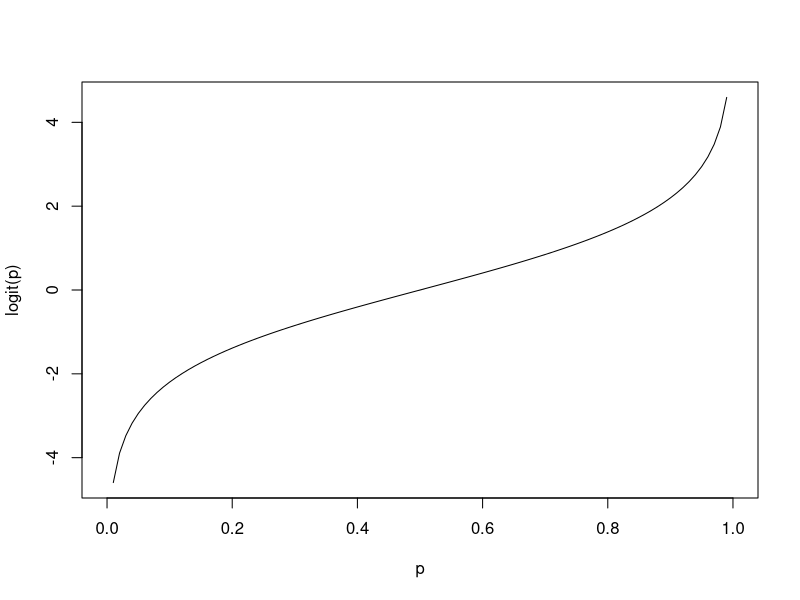
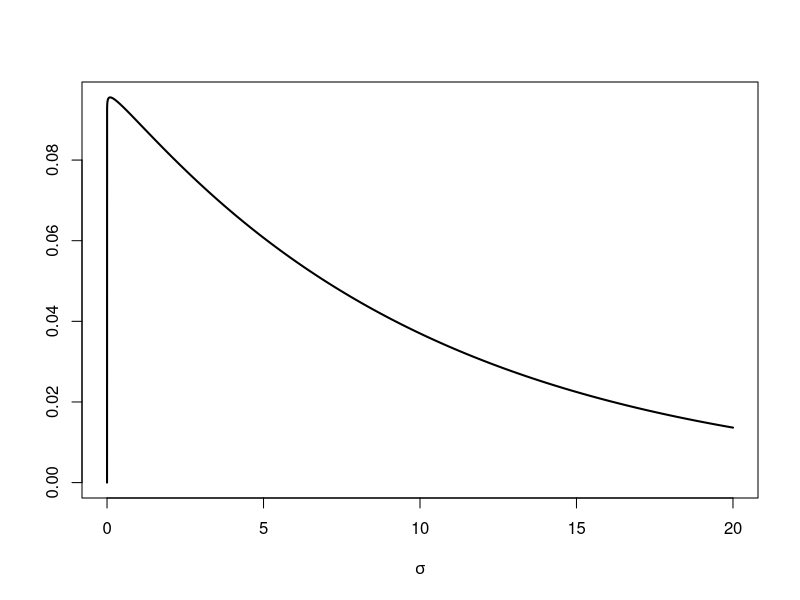

Write R code to recreate these figures, in order. (Note: this script raises an error after producing the figures.)
## ---- chunk 1
knitr::opts_chunk$set(echo = FALSE)
## ---- chunk 2
cd = read.table(file = "jags-change-det/rouder08-longdata-0.5.dat")
head(cd)
# ischange = was the trial a change trial? 1 = yes, 0 = no
# respchange = the number of trials that the participant said 'change' to
# ntrials = number of trials of that type for that participant in that condition
## ---- chunk 3
curve(qlogis(x), from=0, to=1, main="", xlab="p", ylab="logit(p)")
## ---- chunk 4
curve(dgamma(x, shape = 1.01005, rate = 0.1005012), from=0, to=20, n = 10000, ylab="", xlab=bquote(sigma), lwd=2)
## ---- chunk 5
knitr::include_graphics("pictures/zhang-luck.png")
## ---- chunk 6
de = read.table("delayed-estimation/zhang-luck08.dat")

head(de)
## ---- chunk 7
colors = rainbow(4, alpha = .5)
par(mfrow = c(2,2), mar=c(3,3,2,2))
Ns = unique(de$setsize)
Ns = Ns[order(Ns)]

for (i in 1:4){
  N = Ns[i]
  with(subset(de, setsize==N), hist(error, main=paste0("N = ", N), xlab="error (rad)", ylab="", col=colors[i], breaks=30))
}

## ---- chunk 8
library(circular, quietly = T, warn.conflicts = F)
de_mixture <- function(y, sd, pmem, mu=0, log=T){
  # delayed estimation mixture
  dvon = suppressWarnings(dvonmises(circular(y), mu = mu, kappa = 1/sd^2)) # suppresses messages about converting data to the circular class 
  p <- pmem*dvon + (1-pmem)*(1/(2*pi))
  if (log){
    return(log(p))
  }else{
    return(p)
  }
}

curve(de_mixture(x, sd = .5, pmem = .8, log=F), from=-pi, to=pi, ylim=c(0,.8), ylab='', xlab="Error (radians)", lwd=2)

curve(de_mixture(x, sd = .5, pmem = .5, log=F), from=-pi, to=pi, ylim=c(0,.8), lwd=2, add = T, col="dodgerblue")

legend('topleft', legend = c(.8, .5), lwd=2, col=c("black", 'dodgerblue'), bty='n', title="Pm")

## ---- chunk 9

curve(de_mixture(x, sd = .5, pmem = 1, log=F), from=-pi, to=pi, ylim=c(0,.8), ylab='', xlab="Error (radians)", lwd=2)

curve(de_mixture(x, sd = 1, pmem = 1, log=F), from=-pi, to=pi, ylim=c(0,.8), lwd=2, add = T, col="dodgerblue")

legend('topleft', legend = c(.5, 1), lwd=2, col=c("black", 'dodgerblue'), bty='n', title="SD")

## ---- chunk 10
ratingModel <- function(d, s, a, b, C, lastPoint = T){
  # the parsimonius model from Selker et al
  # https://osf.io/v3b76/
  unb = -log((1 - 1:C/C)/(1:C/C))
  
  thresh = 1/2 + a*unb + b
  
  f = cumsum(rev(diff(pnorm(c(-Inf, thresh),0,1))))
  h = cumsum(rev(diff(pnorm(c(-Inf, thresh),d,s))))
  
  if(!lastPoint){
    f = f[1:(C-1)]
    h = h[1:(C-1)]
  }
  return(cbind(f, h))
}

plotSDT <- function(d = 2, s = 1, a = 1, b = 0, C = 6, title = F){
  par(pty='m', mar=c(4,2,3,2))
  
  xrange <- c(-3, d+3*s)
  newcol = col2rgb("dodgerblue4")[,1]
  newcol = rgb(red = newcol[1], green = newcol[2], blue = newcol[3], alpha = 50, maxColorValue = 255)
  oldcol=rgb(1,1,1,.5)
  xseq = seq(from=xrange[1], to=xrange[2], length.out = 1000)

  unb = -log((1 - 1:C/C)/(1:C/C))
  thresh = 1/2 + a*unb + b
  thresh = thresh[1:(C-1)]
  
  yrange = c(0, max(dnorm(0), dnorm(d, d, s)))
  plot(NA, ylim = yrange*c(0,1.5), xlim = xrange, ylab="", xlab="", axes=F)
  
  polygon(c(xrange[1], xseq, xrange[2]), c(0, dnorm(xseq), 0), col = newcol , border = NA)
  curve(expr = dnorm(x, 0, 1), from=xrange[1], to=xrange[2], n = 10000, add = T)
  polygon(c(xrange[1], xseq, xrange[2]), c(0, dnorm(xseq, d, s), 0), col = oldcol , border = NA)
  curve(expr = dnorm(x, d, s), from=xrange[1], to=xrange[2], n = 10000, add = T)
  
  for (k in 1:(C-1)){
    lines(x = c(thresh[k], thresh[k]), y = yrange*c(0, 1.35), lty=2, col='darkgrey')
    text(x = thresh[k], y = yrange[2]*1.4, labels = bquote(lambda[.(k)]))
  }
  
  label_x = c(xrange[1], thresh, xrange[2])[1:C] + diff(c(xrange[1], thresh, xrange[2]))/2
  
  text(x = label_x, y = yrange[2]*1.2, labels = 1:C, col='red')
  
  axis(1); box()
  
  if (title){
    mtext(text = paste0("d = ", d, ", s = ", s, ", a = ", a, ", b = ", b))
  }
  mtext(text = "Strength of Evidence for 'old'", 1, line = 2.5)
}

# par(pty='s')
# plot(ratingModel(d = 2, s = 1.2, a = 1, b = 0, C = 1000), ylim=c(0,1), xlim=c(0,1), type='l', xlab='false-alarm rate', ylab='hit rate')
# a = ratingModel(d = 2, s = 1.2, a = 1, b = 0, C = 6, lastPoint=F)
# points(a, ylim=c(0,1), xlim=c(0,1), pch=21, bg='grey')
# 
# text(t(t(a)+c(.05,-.05)), labels = 5:1)
#
# par(mfrow=c(1,2))
# 
# plotSDT(d = 2, s = 1.2, a = 1, b = -2/3, C = 6)
# mtext("Shift to the left (more liberal)")
# 
# plotSDT(d = 2, s = 1.2, a = 1, b = 1, C = 6)
# mtext("Shift to the right (more conservative)")
# 
# par(pty='s', mfrow=c(1,2))
# 
# plot(ratingModel(d = 2, s = 1.2, a = 1, b = 0, C = 1000), ylim=c(0,1), xlim=c(0,1), type='l', xlab='false-alarm rate', ylab='hit rate')
# a = ratingModel(d = 2, s = 1.2, a = 1, b = -2/3, C = 6, lastPoint=F)
# points(a, ylim=c(0,1), xlim=c(0,1), pch=21, bg='grey')
# 
# mtext("Shift to the left (more liberal)")
# 
# plot(ratingModel(d = 2, s = 1.2, a = 1, b = 0, C = 1000), ylim=c(0,1), xlim=c(0,1), type='l', xlab='false-alarm rate', ylab='hit rate')
# a = ratingModel(d = 2, s = 1.2, a = 1, b = 1, C = 6, lastPoint=F)
# points(a, ylim=c(0,1), xlim=c(0,1), pch=21, bg='grey')
# mtext("Shift to the right (more conservative)")

## ---- chunk 11
par(pty='s', mfrow=c(1,2), mar=c(3,4,1,1))
plot(NA, ylim=c(0,1), xlim=c(0,1), type='l', xlab='false-alarm rate', ylab='hit rate', main="Old/New")
a = ratingModel(d = 2, s = 1.2, a = 1, b = 0, C = 6, lastPoint=F)
points(a[3,1], a[3,2], ylim=c(0,1), xlim=c(0,1), pch=21, bg='grey', cex=1.5)

plot(NA, ylim=c(0,1), xlim=c(0,1), type='l', xlab='false-alarm rate', ylab='hit rate', main="Rating 1-6")
points(a, ylim=c(0,1), xlim=c(0,1), pch=21, bg='grey', cex=1.5)
## ---- chunk 12
plotSDT(d = 2, s = 1.2, a = 1, b = 1, C = 2)
## ---- chunk 13
plotSDT(d = 2, s = 1.2, a = 1, b = .3, C = 6)
## ---- chunk 14
plotSDT(d = 2, s = 1.2, a = 1, b = .3, C = 6)
## ---- chunk 15
par(mfrow=c(1,2))
plotSDT(d = 2, s = 1.2, a = 1, b = .3, C = 6, title = T)

plotSDT(d = 2, s = 1.2, a = 1.5, b = .3, C = 6, title = T)
## ---- chunk 16
par(mfrow=c(1,2))
plotSDT(d = 2, s = 1.2, a = 1, b = 0, C = 6, title = T)

plotSDT(d = 2, s = 1.2, a = 1, b = 1.5, C = 6, title = T)
